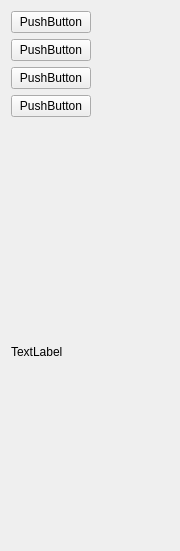
<?xml version="1.0" encoding="UTF-8"?>
<ui version="4.0">
 <class>Form</class>
 <widget class="QWidget" name="Form">
  <property name="geometry">
   <rect>
    <x>0</x>
    <y>0</y>
    <width>180</width>
    <height>551</height>
   </rect>
  </property>
  <property name="sizePolicy">
   <sizepolicy hsizetype="Expanding" vsizetype="Expanding">
    <horstretch>205</horstretch>
    <verstretch>55</verstretch>
   </sizepolicy>
  </property>
  <property name="windowTitle">
   <string>Form</string>
  </property>
  <layout class="QVBoxLayout" name="verticalLayout_2">
   <item>
    <layout class="QVBoxLayout" name="layout">
     <item>
      <widget class="QPushButton" name="search_button">
       <property name="sizePolicy">
        <sizepolicy hsizetype="Fixed" vsizetype="Fixed">
         <horstretch>0</horstretch>
         <verstretch>0</verstretch>
        </sizepolicy>
       </property>
       <property name="text">
        <string>PushButton</string>
       </property>
      </widget>
     </item>
    </layout>
   </item>
   <item>
    <layout class="QVBoxLayout" name="verticalLayout_3">
     <item>
      <widget class="QPushButton" name="main_window_button">
       <property name="sizePolicy">
        <sizepolicy hsizetype="Fixed" vsizetype="Fixed">
         <horstretch>0</horstretch>
         <verstretch>0</verstretch>
        </sizepolicy>
       </property>
       <property name="text">
        <string>PushButton</string>
       </property>
      </widget>
     </item>
    </layout>
   </item>
   <item>
    <layout class="QVBoxLayout" name="verticalLayout">
     <item>
      <widget class="QPushButton" name="stream_button">
       <property name="sizePolicy">
        <sizepolicy hsizetype="Fixed" vsizetype="Fixed">
         <horstretch>0</horstretch>
         <verstretch>0</verstretch>
        </sizepolicy>
       </property>
       <property name="text">
        <string>PushButton</string>
       </property>
      </widget>
     </item>
    </layout>
   </item>
   <item>
    <layout class="QVBoxLayout" name="verticalLayout_4">
     <item>
      <widget class="QPushButton" name="playlist_button">
       <property name="sizePolicy">
        <sizepolicy hsizetype="Fixed" vsizetype="Fixed">
         <horstretch>0</horstretch>
         <verstretch>0</verstretch>
        </sizepolicy>
       </property>
       <property name="text">
        <string>PushButton</string>
       </property>
      </widget>
     </item>
    </layout>
   </item>
   <item>
    <spacer name="verticalSpacer">
     <property name="orientation">
      <enum>Qt::Orientation::Vertical</enum>
     </property>
     <property name="sizeType">
      <enum>QSizePolicy::Policy::Preferred</enum>
     </property>
     <property name="sizeHint" stdset="0">
      <size>
       <width>20</width>
       <height>40</height>
      </size>
     </property>
    </spacer>
   </item>
   <item>
    <layout class="QVBoxLayout" name="verticalLayout_5">
     <item>
      <widget class="QLabel" name="username_label">
       <property name="sizePolicy">
        <sizepolicy hsizetype="Fixed" vsizetype="Preferred">
         <horstretch>0</horstretch>
         <verstretch>0</verstretch>
        </sizepolicy>
       </property>
       <property name="text">
        <string>TextLabel</string>
       </property>
      </widget>
     </item>
    </layout>
   </item>
  </layout>
 </widget>
 <resources/>
 <connections/>
</ui>
